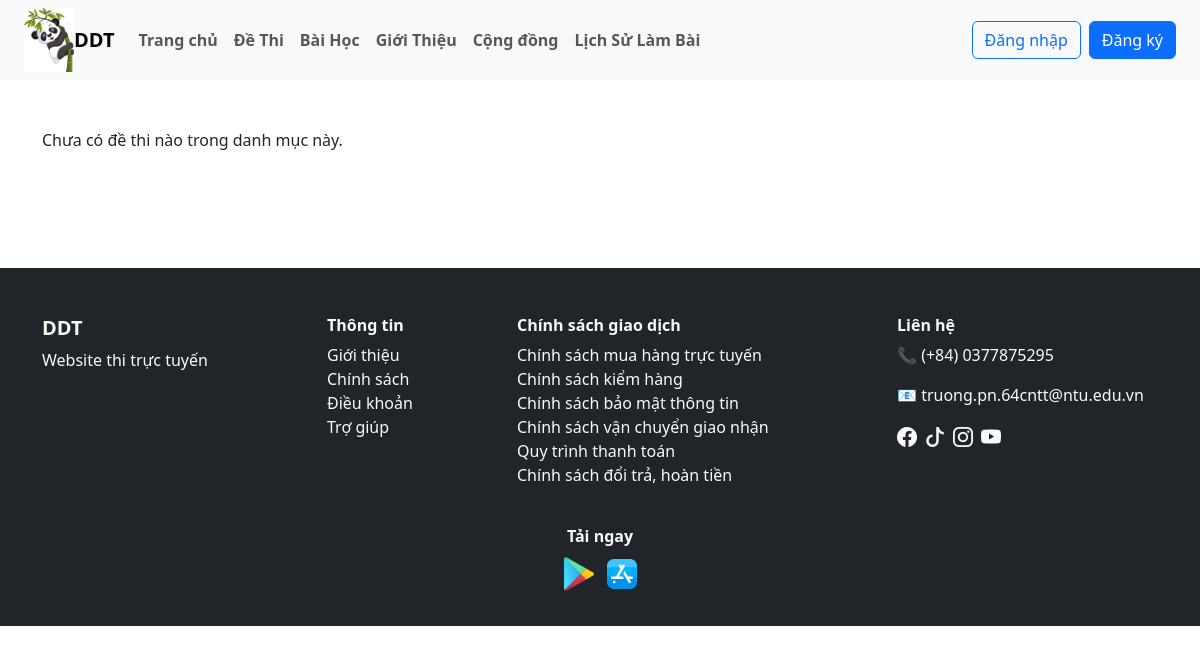
/user/bai_thi_theo_muc.php, run on an earlier commit of the app's database.
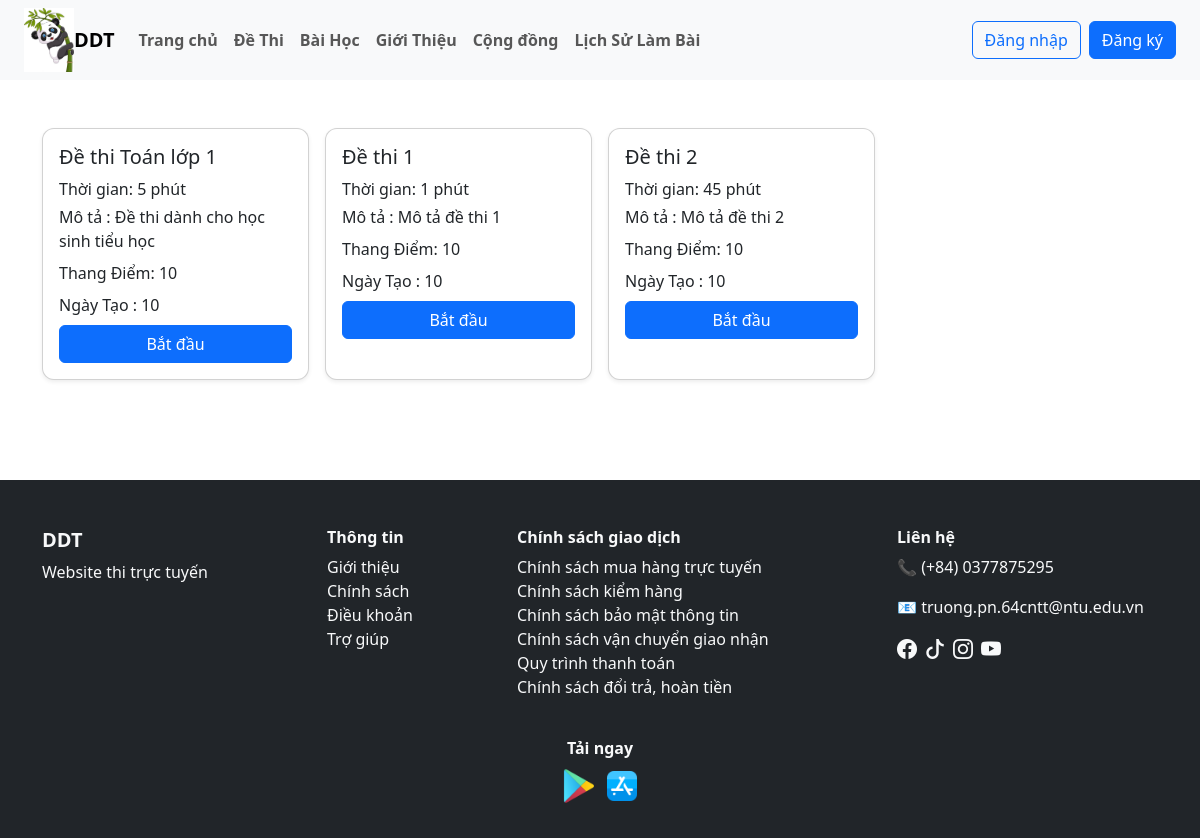
And on a later commit of the database.
### tables this page shows
CREATE TABLE `de_thi` (
  `id` varchar(10) NOT NULL,
  `id_danh_muc` int(11) DEFAULT NULL,
  `ten_de_thi` varchar(255) NOT NULL,
  `mo_ta` text DEFAULT NULL,
  `thoi_gian` int(11) DEFAULT NULL,
  `id_bai_hoc` varchar(10) DEFAULT NULL,
  `thang_diem` int(11) DEFAULT 10,
  `ngay_tao` datetime DEFAULT current_timestamp(),
  `trang_thai` tinyint(1) NOT NULL DEFAULT 0
);

### user/bai_thi_theo_muc.php (the view, shortened to what this page needs)
<?php
include("./header.php");
if(isset($_GET['id_dm'])){
    $id_dm = $_GET['id_dm'];
    $sql_dm = "SELECT ten_danh_muc FROM danh_muc_de_thi WHERE id = $id_dm";
    $result_dm = mysqli_query($dbc, $sql_dm);
    if(mysqli_num_rows($result_dm) > 0){
        $ten_dm = mysqli_fetch_assoc($result_dm)['ten_danh_muc'];
    }
    $sql_de = "SELECT * FROM de_thi WHERE id_danh_muc = $id_dm ORDER BY ngay_tao DESC";
    $result_de = mysqli_query($dbc, $sql_de);
} else {
    $result_de = mysqli_query($dbc, "SELECT * FROM de_thi ORDER BY ngay_tao DESC");
}
?>
<div class="container my-5">
    <div class="row g-3">
        <?php if(mysqli_num_rows($result_de) > 0): ?>
        <?php while($row = mysqli_fetch_assoc($result_de)): ?>
        <div class="col-12 col-sm-6 col-md-4 col-lg-3">
            <div class="card shadow-sm h-100">
                <div class="card-body">
                    <h5 class="card-title"><?= $row['ten_de_thi'] ?></h5>
                    <p class="card-text mb-1">Thời gian: <?= $row['thoi_gian'] ?> phút</p>
                    <p class="card-text mb-2">Mô tả : <?php echo $row['mo_ta']?></p>
                    <p class="card-text mb-2">Thang Điểm: <?php echo $row['thang_diem']?></p>
                    <p class="card-text mb-2">Ngày Tạo : <?php echo $row['thang_diem']?></p>
                    <a href="./chi_tiet_de_thi.php?id=<?= $row['id'] ?>" class="btn btn-primary w-100">Bắt đầu</a>
                </div>
            </div>
        </div>
        <?php endwhile; ?>
        <?php else: ?>
        <p>Chưa có đề thi nào trong danh mục này.</p>
        <?php endif; ?>
    </div>
</div>
<?php include("./footer.php"); ?>

What changed in the data, as far as the page shows it:
added de_thi: ten_de_thi "Đề thi Toán lớp 1", thoi_gian "5", mo_ta "Đề thi dành cho học sinh tiểu học", thang_diem "10"
added de_thi: ten_de_thi "Đề thi 1", thoi_gian "1", mo_ta "Mô tả đề thi 1", thang_diem "10"
added de_thi: ten_de_thi "Đề thi 2", thoi_gian "45", mo_ta "Mô tả đề thi 2", thang_diem "10"
Also different on the page:
text no longer shown: "Chưa có đề thi nào trong danh mục này."
